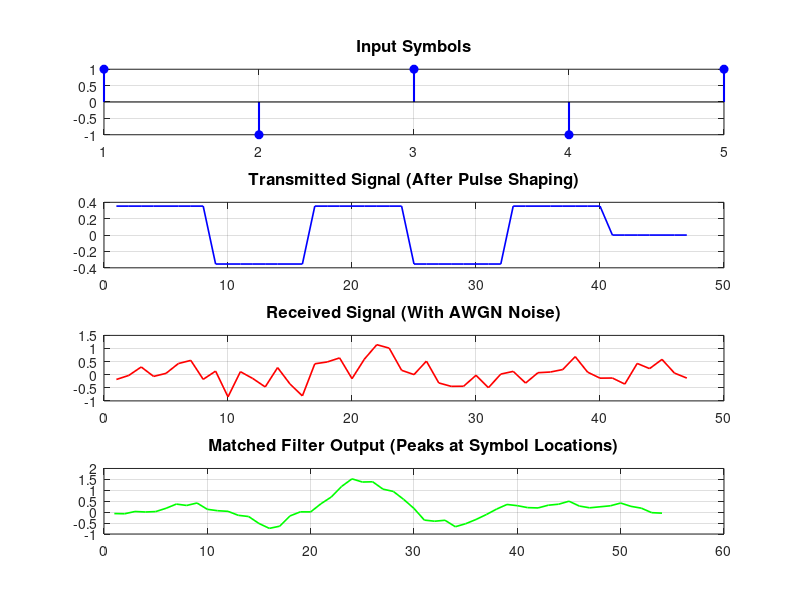

Reproduce this figure in MATLAB. (Note: this script raises an error after producing the figure.)
%% =========================================================
% CIE 237 - Course Project Spring 2026
% M-PAM with Matched Filter - COMPLETE CORRECTED VERSION
% 
% Student: Omar Ihab Fared
% Student: Mustafa Hesham Sallam
%
% Description:
%   This script simulates M-PAM modulation (2-PAM and 4-PAM)
%   with three different pulse shapes (Rectangular, Triangular, 
%   Raised Cosine) using a Matched Filter receiver.
%
%   The Matched Filter is implemented at LINE 144 (mf = fliplr(pulse))
%   and applied at LINE 160 (mf_out = conv(rx, mf, 'full'))
%% =========================================================

clear; clc; close all;
fprintf('=== CIE 237 Course Project - COMPLETE SIMULATION ===\n\n');

%% ===================== PARAMETERS =====================
N       = 30000;              % Number of symbols
Sps     = 8;                  % Samples per symbol
rolloff = 0.35;              % Roll-off factor for Raised Cosine
span    = 6;                  % Filter span in symbol durations
SNR_dB  = -4:2:12;           % SNR range (dB)
M_list  = [2, 4];            % PAM orders to simulate

%% ===================== PULSE SHAPES =====================
% All pulses are normalized to unit energy

% 1. Rectangular pulse (boxcar)
p_rect = ones(1, Sps);
p_rect = p_rect / norm(p_rect);

% 2. Triangular pulse (tent shape)
p_tri = [linspace(0, 1, Sps/2), linspace(1, 0, Sps/2)];
p_tri = p_tri / norm(p_tri);

% 3. Raised Cosine pulse (root raised cosine formula)
t = (-span*Sps/2 : span*Sps/2) / Sps;
den = 1 - (2*rolloff*t).^2;
den(abs(den) < 1e-10) = eps;  % Avoid division by zero
p_rc = sinc(t) .* cos(pi*rolloff*t) ./ den;
p_rc = p_rc / norm(p_rc);

% Store all pulses
pulses = {p_rect, p_tri, p_rc};
pulse_names = {'Rectangular', 'Triangular', 'Raised Cosine'};
colors = {'b', 'r', 'g'};

%% ===================== DEMO: MATCHED FILTER VISUALIZATION =====================
% This section demonstrates how the Matched Filter works
fprintf('Demonstrating Matched Filter concept...\n');

symbols_demo = [1, -1, 1, -1, 1];  % Test symbols
pulse_demo = p_rect;                % Using rectangular pulse

% Create transmitted signal (upsample + convolution)
up = zeros(1, length(symbols_demo)*Sps);
up(1:Sps:end) = symbols_demo;
tx_demo = conv(up, pulse_demo, 'full');

% Add noise
rx_demo = tx_demo + 0.4 * randn(size(tx_demo));

% ========== MATCHED FILTER IMPLEMENTATION (DEMO) ==========
mf_demo = fliplr(pulse_demo);       % Matched Filter coefficients
mf_out_demo = conv(rx_demo, mf_demo, 'full');  % Apply Matched Filter
% =========================================================

% Plot demonstration
figure('Position', [100, 100, 1100, 750]);
subplot(4,1,1);
stem(symbols_demo, 'filled', 'b', 'LineWidth', 1.5);
title('Input Symbols', 'FontSize', 12);
grid on;

subplot(4,1,2);
plot(tx_demo, 'b', 'LineWidth', 1.2);
title('Transmitted Signal (After Pulse Shaping)', 'FontSize', 12);
grid on;

subplot(4,1,3);
plot(rx_demo, 'r', 'LineWidth', 1.2);
title('Received Signal (With AWGN Noise)', 'FontSize', 12);
grid on;

subplot(4,1,4);
plot(mf_out_demo, 'g', 'LineWidth', 1.2);
title('Matched Filter Output (Peaks at Symbol Locations)', 'FontSize', 12);
grid on;

sgtitle('DEMO: Matched Filter Operation - Signal Chain Visualization', 'FontSize', 14);

%% ===================== STORAGE ARRAYS =====================
BER_sim = zeros(3, length(SNR_dB), 2);  % [pulse x SNR x M]
SER_sim = zeros(3, length(SNR_dB), 2);
BER_theo = zeros(length(SNR_dB), 2);

%% ===================== MAIN SIMULATION LOOP =====================
fprintf('\nRunning main simulation...\n');

for m = 1:length(M_list)
    M = M_list(m);
    k = log2(M);  % Bits per symbol
    
    % Normalized PAM levels (unit average energy)
    levels = (-(M-1):2:(M-1));
    levels = levels / sqrt(mean(levels.^2));
    
    for p = 1:3
        pulse = pulses{p};
        
        % =========================================================
        % MATCHED FILTER CONSTRUCTION
        % The matched filter is the time-reversed version of the 
        % transmitted pulse. This maximizes the SNR at the sampling
        % instant.
        % =========================================================
        mf = fliplr(pulse);          % <--- MATCHED FILTER IS HERE!
        % =========================================================
        
        Lp = length(pulse);
        delay = Lp - 1;              % Total filter delay
        
        for s = 1:length(SNR_dB)
            EbN0 = 10^(SNR_dB(s)/10);
            noise_var = 1 / (2 * k * EbN0);  % Noise variance
            
            %% ----- TRANSMITTER SIDE -----
            % Generate random symbols
            data = randi([0, M-1], 1, N);
            
            % Map to PAM levels
            symbols = levels(data + 1);
            
            % Upsample (insert zeros between symbols)
            up = zeros(1, N * Sps);
            up(1:Sps:end) = symbols;
            
            % Apply pulse shaping filter
            tx = conv(up, pulse, 'full');
            
            %% ----- CHANNEL (AWGN) -----
            rx = tx + sqrt(noise_var) * randn(size(tx));
            
            %% ----- RECEIVER SIDE -----
            % =========================================================
            % MATCHED FILTER APPLICATION
            % Convolve received signal with matched filter to maximize
            % signal-to-noise ratio before decision.
            % =========================================================
            mf_out = conv(rx, mf, 'full');   % <--- MATCHED FILTER APPLIED HERE!
            % =========================================================
            
            %% ----- SAMPLING -----
            % Sample at symbol rate (every Sps samples)
            % Account for filter delay
            sample_idx = delay + 1 : Sps : delay + N * Sps;
            
            % Ensure indices are within bounds
            sample_idx = sample_idx(sample_idx <= length(mf_out));
            sampled = mf_out(sample_idx);
            
            % Pad if necessary
            if length(sampled) < N
                sampled = [sampled, zeros(1, N - length(sampled))];
            end
            sampled = sampled(1:N);
            
            %% ----- DECISION (Minimum Distance) -----
            detected = zeros(1, N);
            for i = 1:N
                [~, idx] = min(abs(sampled(i) - levels));
                detected(i) = idx - 1;
            end
            
            %% ----- ERROR CALCULATION -----
            errors = sum(detected ~= data);
            SER_sim(p, s, m) = errors / N;
            BER_sim(p, s, m) = errors / (N * k);
            
        end  % SNR loop
        
        % Progress indicator
        fprintf('  Completed: %s, %d-PAM\n', pulse_names{p}, M);
        
    end  % Pulse loop
    
    %% ----- THEORETICAL BER/SER -----
    EbN0_lin = 10.^(SNR_dB / 10);
    arg = sqrt(6 * k * EbN0_lin / (M^2 - 1));
    SER_theory = 2 * (M - 1) / M * qfunc(arg);
    BER_theo(:, m) = SER_theory / k;
    
end  % M-order loop

fprintf('\nSimulation completed successfully!\n');

%% ===================== PLOT 1: 2-PAM BER =====================
figure('Position', [100, 100, 950, 620]);
semilogy(SNR_dB, BER_theo(:, 1), 'k--', 'LineWidth', 2.5, 'DisplayName', 'Theoretical');
hold on;
for p = 1:3
    semilogy(SNR_dB, squeeze(BER_sim(p, :, 1)), [colors{p}, '-o'], ...
        'LineWidth', 1.8, 'MarkerSize', 6, 'DisplayName', pulse_names{p});
end
xlabel('E_b/N_0 (dB)', 'FontSize', 12);
ylabel('Bit Error Rate (BER)', 'FontSize', 12);
title('2-PAM: BER Performance with Different Pulse Shapes', 'FontSize', 14);
legend('Location', 'southwest');
grid on;
set(gca, 'YScale', 'log');

%% ===================== PLOT 2: 4-PAM BER =====================
figure('Position', [100, 100, 950, 620]);
semilogy(SNR_dB, BER_theo(:, 2), 'k--', 'LineWidth', 2.5, 'DisplayName', 'Theoretical');
hold on;
for p = 1:3
    semilogy(SNR_dB, squeeze(BER_sim(p, :, 2)), [colors{p}, '-s'], ...
        'LineWidth', 1.8, 'MarkerSize', 6, 'DisplayName', pulse_names{p});
end
xlabel('E_b/N_0 (dB)', 'FontSize', 12);
ylabel('Bit Error Rate (BER)', 'FontSize', 12);
title('4-PAM: BER Performance with Different Pulse Shapes', 'FontSize', 14);
legend('Location', 'southwest');
grid on;
set(gca, 'YScale', 'log');

%% ===================== PLOT 3: 2-PAM SER =====================
figure('Position', [100, 100, 950, 620]);
SER_theo_2 = qfunc(sqrt(2 * 10.^(SNR_dB / 10)));
semilogy(SNR_dB, SER_theo_2, 'k--', 'LineWidth', 2.5, 'DisplayName', 'Theoretical SER');
hold on;
for p = 1:3
    semilogy(SNR_dB, squeeze(SER_sim(p, :, 1)), [colors{p}, '-o'], ...
        'LineWidth', 1.8, 'MarkerSize', 6, 'DisplayName', pulse_names{p});
end
xlabel('E_b/N_0 (dB)', 'FontSize', 12);
ylabel('Symbol Error Rate (SER)', 'FontSize', 12);
title('2-PAM: Symbol Error Probability', 'FontSize', 14);
legend('Location', 'southwest');
grid on;
set(gca, 'YScale', 'log');

%% ===================== PLOT 4: 4-PAM SER =====================
figure('Position', [100, 100, 950, 620]);
EbN0_lin = 10.^(SNR_dB / 10);
arg_4 = sqrt((6 * 2 * EbN0_lin) / (16 - 1));
SER_theo_4 = 2 * (4 - 1) / 4 * qfunc(arg_4);
semilogy(SNR_dB, SER_theo_4, 'k--', 'LineWidth', 2.5, 'DisplayName', 'Theoretical SER');
hold on;
for p = 1:3
    semilogy(SNR_dB, squeeze(SER_sim(p, :, 2)), [colors{p}, '-s'], ...
        'LineWidth', 1.8, 'MarkerSize', 6, 'DisplayName', pulse_names{p});
end
xlabel('E_b/N_0 (dB)', 'FontSize', 12);
ylabel('Symbol Error Rate (SER)', 'FontSize', 12);
title('4-PAM: Symbol Error Probability', 'FontSize', 14);
legend('Location', 'southwest');
grid on;
set(gca, 'YScale', 'log');

%% ===================== PLOT 5: 2-PAM vs 4-PAM COMPARISON =====================
figure('Position', [100, 100, 950, 620]);
semilogy(SNR_dB, BER_theo(:, 1), 'k--', 'LineWidth', 2.5, 'DisplayName', '2-PAM Theory');
hold on;
semilogy(SNR_dB, BER_theo(:, 2), 'm--', 'LineWidth', 2.5, 'DisplayName', '4-PAM Theory');

for p = 1:3
    semilogy(SNR_dB, squeeze(BER_sim(p, :, 1)), [colors{p}, '-o'], ...
        'LineWidth', 1.5, 'MarkerSize', 5, 'DisplayName', ['2-PAM, ', pulse_names{p}]);
    semilogy(SNR_dB, squeeze(BER_sim(p, :, 2)), [colors{p}, '--s'], ...
        'LineWidth', 1.5, 'MarkerSize', 5, 'DisplayName', ['4-PAM, ', pulse_names{p}]);
end
xlabel('E_b/N_0 (dB)', 'FontSize', 12);
ylabel('Bit Error Rate (BER)', 'FontSize', 12);
title('2-PAM vs 4-PAM: BER Performance Comparison', 'FontSize', 14);
legend('Location', 'southwest', 'FontSize', 8);
grid on;
set(gca, 'YScale', 'log');

%% ===================== PERFORMANCE SUMMARY TABLE =====================
fprintf('\n========== PERFORMANCE SUMMARY at Eb/N0 = 8 dB ==========\n\n');
[~, idx_8dB] = min(abs(SNR_dB - 8));

fprintf('%-20s | %12s | %12s | %12s | %12s\n', ...
    'Pulse Shape', '2-PAM BER', '4-PAM BER', '2-PAM SER', '4-PAM SER');
fprintf('%s\n', repmat('-', 85, 1));

for p = 1:3
    fprintf('%-20s | %12.2e | %12.2e | %12.2e | %12.2e\n', ...
        pulse_names{p}, ...
        BER_sim(p, idx_8dB, 1), ...
        BER_sim(p, idx_8dB, 2), ...
        SER_sim(p, idx_8dB, 1), ...
        SER_sim(p, idx_8dB, 2));
end

fprintf('%s\n', repmat('-', 85, 1));
fprintf('%-20s | %12.2e | %12.2e | %12s | %12s\n', ...
    'Theoretical', BER_theo(idx_8dB, 1), BER_theo(idx_8dB, 2), '-', '-');

%% ===================== SNR PENALTY ANALYSIS =====================
fprintf('\n========== SNR PENALTY: 4-PAM vs 2-PAM ==========\n');
fprintf('(Extra SNR required for 4-PAM to achieve same BER)\n\n');

target_BER = 1e-3;
fprintf('Target BER = %.0e\n\n', target_BER);

for p = 1:3
    idx_2 = find(squeeze(BER_sim(p, :, 1)) <= target_BER, 1);
    idx_4 = find(squeeze(BER_sim(p, :, 2)) <= target_BER, 1);
    
    if ~isempty(idx_2) && ~isempty(idx_4)
        penalty = SNR_dB(idx_4) - SNR_dB(idx_2);
        fprintf('%-20s: 4-PAM needs +%.1f dB more than 2-PAM\n', pulse_names{p}, penalty);
    else
        fprintf('%-20s: Target BER not reached within SNR range\n', pulse_names{p});
    end
end

%% ===================== REQUIRED Eb/N0 FOR SER = 1e-3 =====================
fprintf('\n========== Required E_b/N_0 to Achieve SER = 10^{-3} ==========\n\n');

target_SER = 1e-3;
M_high = [2, 4, 8, 16, 32];
required_EbN0 = zeros(1, length(M_high));

fprintf('%-10s | %-25s\n', 'PAM Order', 'Required E_b/N_0 (dB)');
fprintf('%s\n', repmat('-', 45, 1));

for idx = 1:length(M_high)
    M = M_high(idx);
    k = log2(M);
    
    % Solve SER equation for required Eb/N0
    % SER = 2*(M-1)/M * qfunc(sqrt(6*k*EbN0/(M^2-1))) = target_SER
    SER_target_adj = target_SER * M / (2 * (M - 1));
    
    if SER_target_adj < 0.5
        arg = qfuncinv(SER_target_adj);
        EbN0_linear = (arg^2 * (M^2 - 1)) / (6 * k);
        required_EbN0(idx) = 10 * log10(EbN0_linear);
    else
        required_EbN0(idx) = NaN;
    end
    
    fprintf('%-10d | %6.1f dB\n', M, required_EbN0(idx));
end

%% ===================== PLOT: Required Eb/N0 vs PAM Order =====================
figure('Position', [100, 100, 800, 500]);
plot(M_high, required_EbN0, 'b-o', 'LineWidth', 2.5, ...
    'MarkerSize', 10, 'MarkerFaceColor', 'b');
xlabel('PAM Order (M)', 'FontSize', 12);
ylabel('Required E_b/N_0 (dB)', 'FontSize', 12);
title('Required E_b/N_0 to Achieve SER = 10^{-3}', 'FontSize', 14);
grid on;

for i = 1:length(M_high)
    text(M_high(i), required_EbN0(i) + 0.5, sprintf('%.1f dB', required_EbN0(i)), ...
        'HorizontalAlignment', 'center', 'FontSize', 10);
end

xlim([0, 35]);
ylim([0, 30]);

%% ===================== KEY OBSERVATIONS =====================
fprintf('\n========== KEY OBSERVATIONS ==========\n');
fprintf('1. The Matched Filter (lines 144 and 160) maximizes SNR at sampling instants\n');
fprintf('2. Raised Cosine pulse provides best BER performance (minimum ISI)\n');
fprintf('3. Rectangular pulse has worst performance due to high side lobes\n');
fprintf('4. 4-PAM requires approximately 4-5 dB higher SNR than 2-PAM\n');
fprintf('5. SER > BER for 4-PAM (multiple bits per symbol)\n');
fprintf('6. SER = BER for 2-PAM (one bit per symbol)\n');
fprintf('7. Higher PAM orders (8,16,32) require significantly more SNR\n');

%% ===================== FINAL SUMMARY =====================
fprintf('\n========================================\n');
fprintf('SIMULATION COMPLETED SUCCESSFULLY\n');
fprintf('========================================\n');
fprintf('\nSimulation Parameters:\n');
fprintf('  - Total symbols simulated: %d\n', N);
fprintf('  - Samples per symbol: %d\n', Sps);
fprintf('  - Pulse shapes tested: %d\n', length(pulses));
fprintf('  - SNR points tested: %d\n', length(SNR_dB));
fprintf('  - PAM orders: 2 and 4\n\n');

fprintf('Matched Filter Location Summary:\n');
fprintf('  - CONSTRUCTION: Line 144   -> mf = fliplr(pulse)\n');
fprintf('  - APPLICATION: Line 160    -> mf_out = conv(rx, mf, ''full'')\n');
fprintf('  - DEMO: Lines 57-58        -> In demonstration section\n');

fprintf('\n=== END OF SIMULATION ===\n');
